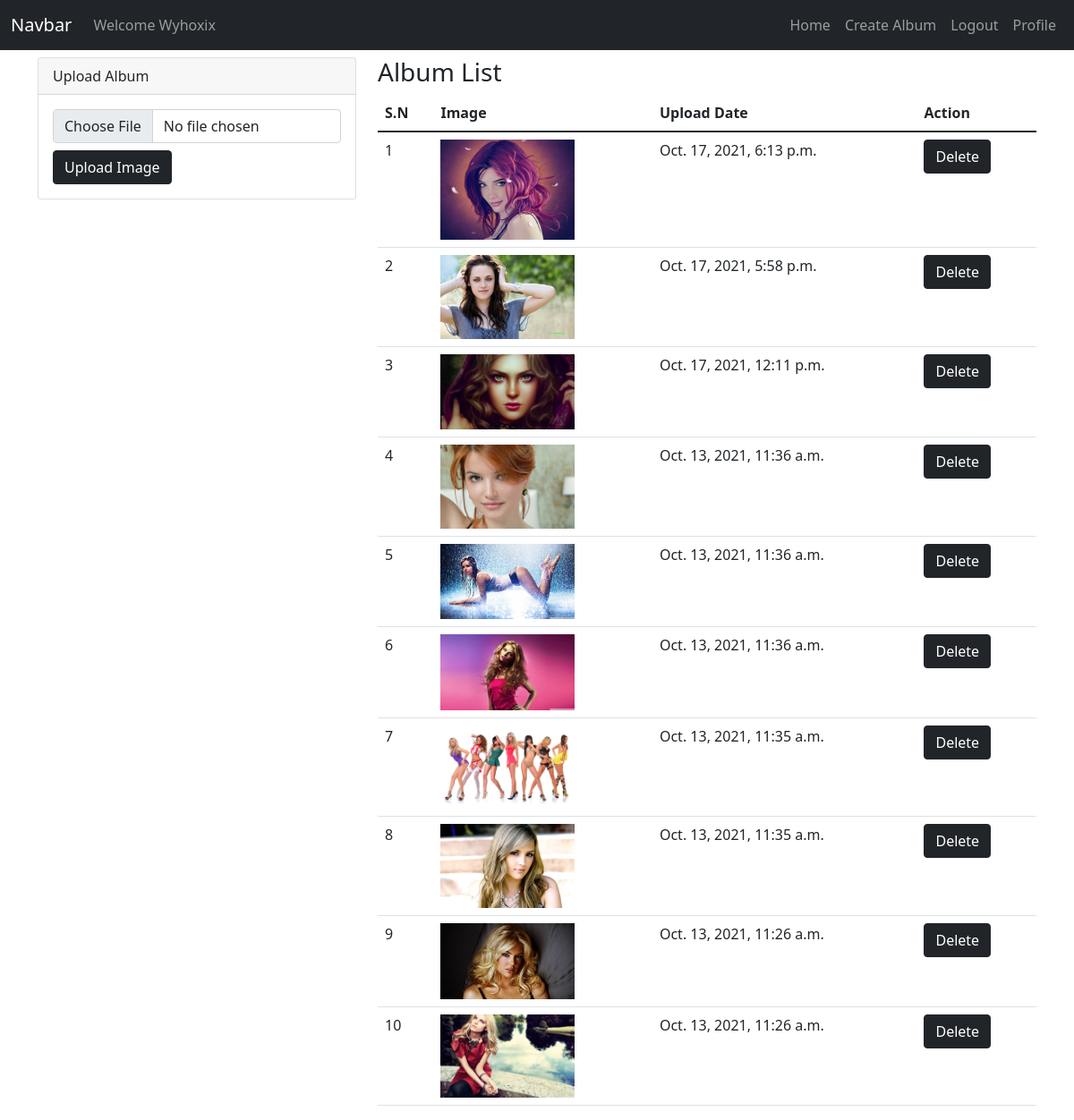
Screenshot of /album/add (signed in) with the database file from the repository.
### authuser/models.py (models this page shows)
class User(AbstractUser):
    username = models.CharField(max_length=150, unique=True)
    name = models.CharField(max_length=150, null=True)
    email = models.CharField(max_length=150, unique=True, null=True)
    bio = models.TextField(null=True)
    avatar = models.ImageField(null=True, upload_to='avatar/')
    EMAIL_FIELD = 'email'
    USERNAME_FIELD = 'username'
    REQUIRED_FIELDS = ['email']
    def __str__(self):
        return  self.username.title()

### album/models.py (models this page shows)
class Album(models.Model):
    user = models.ForeignKey(User, on_delete=models.CASCADE, related_name='album')
    contest = models.ForeignKey(Contest, blank=True, null=True, on_delete=models.CASCADE)
    image = models.ImageField(upload_to='gallery/')
    uploaded_date = models.DateTimeField(auto_now_add=True)
    is_active = models.BooleanField(default=True)
    def image_tag(self):
        return mark_safe('<a href="/images/%s" target="_blank"><img src="/images/%s" width="250" height="150" /></a>' % (self.image,self.image))
    image_tag.short_description = 'Image'

### album/views.py (the view)
# urls.py: path('album/add', createAlbum, name='createAlbum'),
@login_required(login_url='login_view')
def createAlbum(request):
    if request.method=='POST':
        form = AlbumForm(request.POST, request.FILES)
        if form.is_valid():
            album = form.save(commit=False)
            album.user = request.user
            album.save()
            return redirect('createAlbum')
        else:
            return redirect('createAlbum')
    else:
        form = AlbumForm()
        albumList = Album.objects.filter(user=request.user).order_by('-id')
        return render(request, 'album/create-album.html',{'form':form,'albumList':albumList})

### album/form.py
class AlbumForm(ModelForm):
    image = forms.FileField(widget=forms.FileInput(attrs={'class':'form-control'}))
    class Meta:
        model = Album
        fields = ('image',)

### album/templates/album/create-album.html (shortened to what this page needs)
{% extends 'base.html' %}
{% load static %}
{% block content %}
<div class="row">
    <div class="col-4">
        <div class="card">
            <div class="card-header">Upload Album</div>
            <div class="card-body">
                <form method="post" enctype='multipart/form-data'>{% csrf_token %}
                    {% for field in form %}
                        <div class="form-group mb-2">
                            {{field}}
                        </div>
                    {% endfor %}
                    <div class="float-none">
                        <button type="submit" class="btn btn-dark btn-block">Upload Image</button>
                    </div>
                </form>
            </div>
        </div>
    </div>
    <div class="col-8">
        <h3>Album List</h3>
        <table class="table table-stripped">
            <thead>
                <tr>
                    <th>S.N</th>
                    <th>Image</th>
                    <th>Upload Date</th>
                    <th>Action</th>
                </tr>
            </thead>
            <tbody>
                {% for album in albumList %}
                <tr>
                    <td>{{forloop.counter}}</td>
                    <td>
                        <a href="{% url 'albumDetails' album.id %}" target="_blank"><img src="{% static 'images/'%}{{album.image}}" width="150"/></a>
                    </td>
                    <td>{{album.uploaded_date}}</td>
                    <td>
                        <a href="{% url 'deleteAlbum' album.id %}" class="btn btn-dark">Delete</a>
                    </td>
                </tr>
                {% endfor %}
            </tbody>
        </table>
    </div>
</div>
{% endblock  %}

### static/templates/base.html (shortened to what this page needs)
{%load static%}
<!DOCTYPE html>
<html lang="en">
<head>
    <link href="https://cdn.jsdelivr.net/npm/bootstrap@5.1.3/dist/css/bootstrap.min.css" rel="stylesheet">
    <link rel="stylesheet" href="https://cdnjs.cloudflare.com/ajax/libs/font-awesome/4.6.0/css/font-awesome.css"/>
    <link rel="stylesheet" href="{% static 'css/comment.css'%}"
</head>
<body>
    <nav class="navbar navbar-expand-lg navbar-dark bg-dark mb-2">
        <div class="container-fluid">
            <a class="navbar-brand" href="{% url 'home' %}">Navbar</a>
            <div class="collapse navbar-collapse" id="navbarText">
                <ul class="navbar-nav me-auto mb-2 mb-lg-0">
                    {% if request.user.is_authenticated %}
                        <li class="nav-item"><a class="nav-link" href=""> Welcome {{request.user|title}}</a></li>
                    {% endif %}
                </ul>
                <ul class="navbar-nav">
                    {% if request.user.is_authenticated %}
                        <li class="nav-item"><a class="nav-link" href="{% url 'home' %}">Home</a></li>
                        <li class="nav-item"><a class="nav-link" href="{% url 'createAlbum' %}">Create Album</a></li>
                        <li class="nav-item"><a class="nav-link" href="{% url 'logout_view' %}">Logout</a></li>
                        <li class="nav-item"><a class="nav-link" href="{% url 'userProfile' request.user|lower %}">Profile</a></li>
                    {% endif %}
                </ul>
            </div>
        </div>
    </nav>
    <div class="container">
        {%block content %}{% endblock %}
    </div>
</body>
</html>

### rows the page displays
User: user "Wyhoxix"
Album: image (picture), uploaded_date "Oct. 17, 2021, 6:13 p.m."
Album: image (picture), uploaded_date "Oct. 17, 2021, 5:58 p.m."
Album: image (picture), uploaded_date "Oct. 17, 2021, 12:11 p.m."
Album: image (picture), uploaded_date "Oct. 13, 2021, 11:36 a.m."
Album: image (picture), uploaded_date "Oct. 13, 2021, 11:36 a.m."
Album: image (picture), uploaded_date "Oct. 13, 2021, 11:36 a.m."
Album: image (picture), uploaded_date "Oct. 13, 2021, 11:35 a.m."
Album: image (picture), uploaded_date "Oct. 13, 2021, 11:35 a.m."
Album: image (picture), uploaded_date "Oct. 13, 2021, 11:26 a.m."
Album: image (picture), uploaded_date "Oct. 13, 2021, 11:26 a.m."
